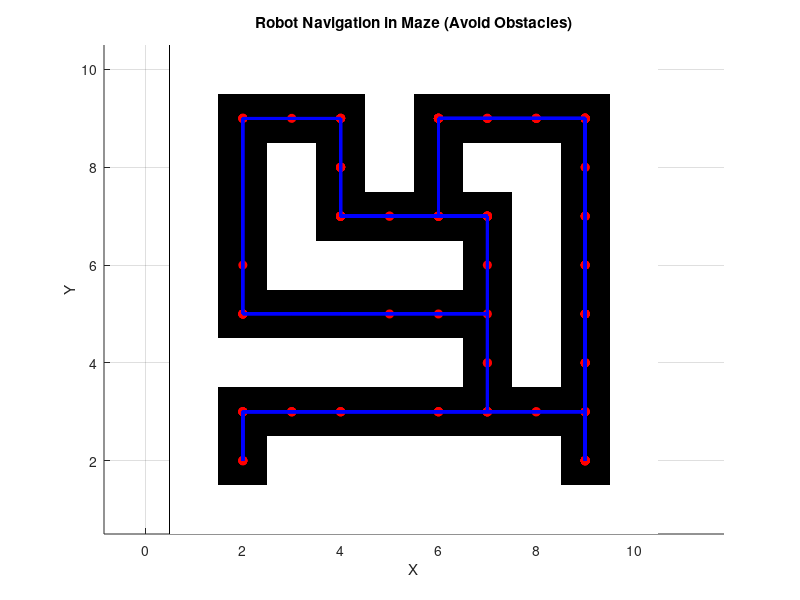

Write the MATLAB code that produced this figure.
%% ROBOT NAVIGATION IN MAZE WITH OBSTACLE AVOIDANCE
clear; clc; close all;

% --- Parameters ---
maze = [ ...
    1 1 1 1 1 1 1 1 1 1;
    1 0 0 0 1 0 0 0 0 1;
    1 0 1 0 1 0 1 1 0 1;
    1 0 1 0 0 0 0 1 0 1;
    1 0 1 1 1 1 0 1 0 1;
    1 0 0 0 0 0 0 1 0 1;
    1 1 1 1 1 1 0 1 0 1;
    1 0 0 0 0 0 0 0 0 1;
    1 0 1 1 1 1 1 1 0 1;
    1 1 1 1 1 1 1 1 1 1];  % Maze map

[m, n] = size(maze);
cell_size = 1;   % 1 unit per grid
dt = 0.1;        % Time step
steps = 800;     % Simulation steps

% --- Robot initial state ---
x = 2; y = 2; theta = 0;  % Start at (2,2), facing right
path = [x, y];

% --- Plot setup ---
figure('Name','Maze Navigation Robot','NumberTitle','off');
hold on; axis equal;
imagesc(flipud(maze)); colormap(gray);
set(gca, 'YDir','normal');
title('Robot Navigation in Maze (Avoid Obstacles)');
xlabel('X'); ylabel('Y');
grid on;

% --- Simulation loop ---
for k = 1:steps
    % --- Compute next cell in front ---
    x_next = x + cos(theta);
    y_next = y + sin(theta);
    cell_x = round(x_next);
    cell_y = round(y_next);
    
    % --- Check collision with wall ---
    if maze(m - cell_y + 1, cell_x) == 1
        % Wall detected → turn left or right 90 degrees
        if rand() > 0.5
            theta = theta + pi/2;  % turn left
        else
            theta = theta - pi/2;  % turn right
        end
    else
        % Move forward
        x = x_next;
        y = y_next;
    end
    
    % --- Store path ---
    path = [path; x, y];
    
    % --- Draw robot ---
    if mod(k, 5) == 0
        plot(path(:,1), path(:,2), 'b-', 'LineWidth', 1.5);
        plot(x, y, 'ro', 'MarkerFaceColor', 'r');
        pause(0.01);
    end
end

% --- Final path ---
plot(path(:,1), path(:,2), 'b-', 'LineWidth', 2);
disp('Simulation complete.');
